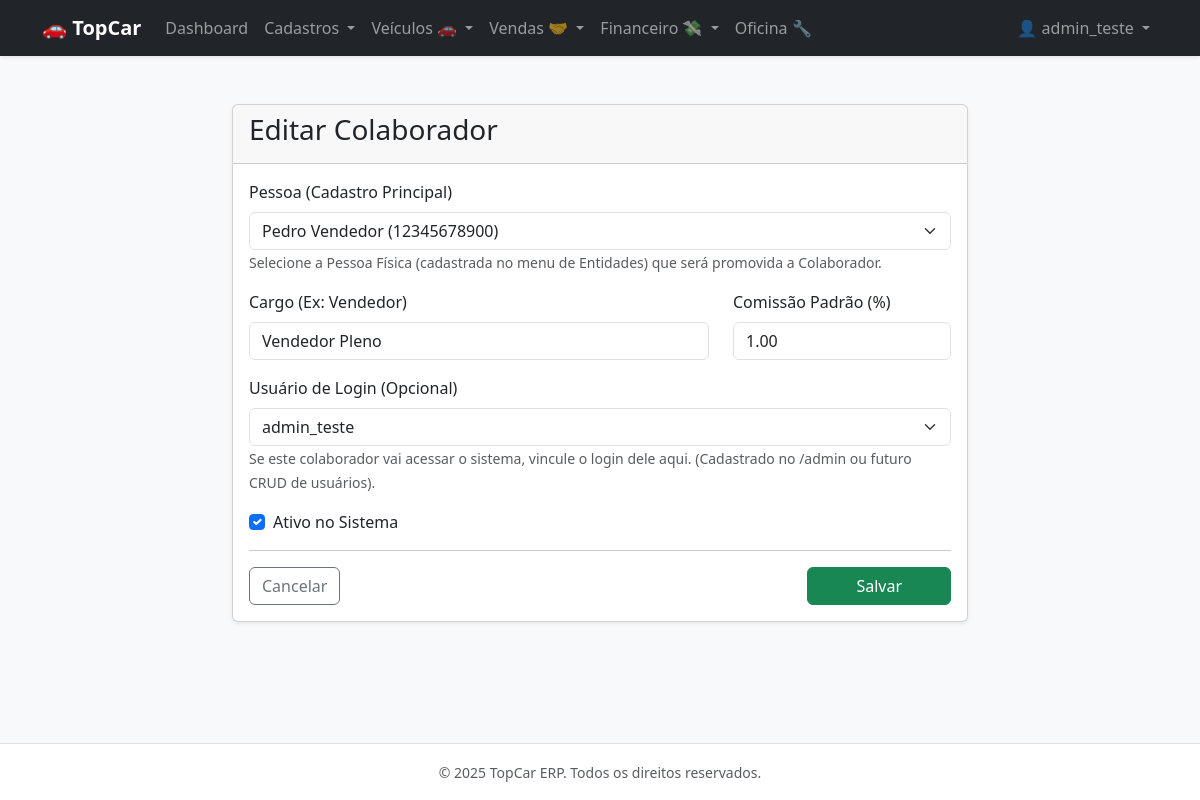
The app's page /employees/1/edit/ (signed in) with its own data.
### apps/core/models.py (models this page shows)
class CustomUser(AbstractUser):
    class Meta:
        verbose_name = 'Usuário do Sistema'
        verbose_name_plural = 'Usuários do Sistema'
    def __str__(self):
        return self.username

### apps/employees/models.py (models this page shows, shortened)
class Employee(TenantAwareModel):
    entidade = models.OneToOneField(
        Entity,
        on_delete=models.PROTECT, # Se apagar a entidade, bloqueia.
        related_name='colaborador_profile',
        verbose_name="Dados Pessoais (Entidade)"
    )
    usuario_sistema = models.OneToOneField(
        settings.AUTH_USER_MODEL,
        on_delete=models.SET_NULL,
        null=True,
        blank=True,
        related_name='funcionario_profile',
        verbose_name="Usuário de Acesso"
    )
    cargo = models.CharField(max_length=100)
    comissao_base_percentual = models.DecimalField(
        max_digits=5,
        decimal_places=2,
        default=0.00,
        verbose_name="Comissão Base (%)"
    )
    ativo = models.BooleanField(default=True)
    class Meta:
        verbose_name = 'Colaborador'
        verbose_name_plural = 'Colaboradores'

### apps/employees/views.py (the view)
# urls.py: path('<int:pk>/edit/', views.employee_update, name='employee_update'),
@login_required
def employee_update(request, pk):
    employee = get_object_or_404(Employee, pk=pk)
    if request.method == 'POST':
        form = EmployeeForm(request.POST, instance=employee)
        if form.is_valid():
            form.save()
            messages.success(request, f"Colaborador '{employee.entidade.nome_razao_social}' atualizado.")
            return redirect('employee_list')
    else:
        form = EmployeeForm(instance=employee)
    return render(request, 'employees/employee_form.html', {'form': form, 'action': 'Editar'})

### apps/parties/models.py (called while the page is built)
    def __str__(self):
        return f"{self.nome_razao_social} ({self.documento_principal})"

### templates/employees/employee_form.html (shortened to what this page needs)
{% extends 'base.html' %}
{% block content %}
<div class="row justify-content-center">
    <div class="col-md-8">
        <div class="card shadow-sm">
            <div class="card-header">
                <h3>{{ action }} Colaborador</h3>
            </div>
            <div class="card-body">
                <form method="post" autocomplete="off">
                    <div class="mb-3">
                        <label class="form-label">{{ form.entidade.label }}</label>
                        {{ form.entidade }}
                        <small class="text-muted">Selecione a Pessoa Física (cadastrada no menu de Entidades) que será promovida a Colaborador.</small>
                    </div>
                    <div class="row mb-3">
                        <div class="col-md-8">
                            <label class="form-label">{{ form.cargo.label }}</label>
                            {{ form.cargo }}
                        </div>
                        <div class="col-md-4">
                            <label class="form-label">{{ form.comissao_base_percentual.label }}</label>
                            {{ form.comissao_base_percentual }}
                        </div>
                    </div>
                    <div class="mb-3">
                        <label class="form-label">{{ form.usuario_sistema.label }}</label>
                        {{ form.usuario_sistema }}
                        <small class="text-muted">Se este colaborador vai acessar o sistema, vincule o login dele aqui. (Cadastrado no /admin ou futuro CRUD de usuários).</small>
                    </div>
                    <div class="mb-3 form-check">
                        {{ form.ativo }}
                        <label class="form-check-label" for="{{ form.ativo.id_for_label }}">{{ form.ativo.label }}</label>
                    </div>
                    <hr>
                    <div class="d-flex justify-content-between">
                        <a href="{% url 'employee_list' %}" class="btn btn-outline-secondary">Cancelar</a>
                        <button type="submit" class="btn btn-success px-5">Salvar</button>
                    </div>
                </form>
            </div>
        </div>
    </div>
</div>
{% endblock %}

### templates/base.html (shortened to what this page needs)
<!DOCTYPE html>
<html lang="pt-br">
<head>
    <link href="https://cdn.jsdelivr.net/npm/bootstrap@5.3.0/dist/css/bootstrap.min.css" rel="stylesheet">
</head>
<body class="bg-light d-flex flex-column min-vh-100">
    <nav class="navbar navbar-expand-lg navbar-dark bg-dark shadow-sm">
        <div class="container">
            <a class="navbar-brand fw-bold" href="{% url 'dashboard' %}">🚗 TopCar</a>
            <div class="collapse navbar-collapse" id="navbarNav">
                <ul class="navbar-nav me-auto">
                    {% if user.is_authenticated %}
                        <li class="nav-item">
                            <a class="nav-link" href="{% url 'dashboard' %}">Dashboard</a>
                        </li>
                        <li class="nav-item dropdown">
                            <a class="nav-link dropdown-toggle" href="#" role="button" data-bs-toggle="dropdown">
                                Cadastros
                            </a>
                        </li>
                        <li class="nav-item dropdown">
                            <a class="nav-link dropdown-toggle" href="#" role="button" data-bs-toggle="dropdown">
                                Veículos 🚗
                            </a>
                        </li>
                        <li class="nav-item dropdown">
                            <a class="nav-link dropdown-toggle" href="#" role="button" data-bs-toggle="dropdown">
                                Vendas 🤝
                            </a>
                        </li>
                        <li class="nav-item dropdown">
                            <a class="nav-link dropdown-toggle" href="#" role="button" data-bs-toggle="dropdown">
                                Financeiro 💸
                            </a>
                        </li>
                        <li class="nav-item">
                            <a class="nav-link" href="{% url 'maintenance_list' %}">Oficina 🔧</a>
                        </li>
                    {% endif %}
                </ul>
                <ul class="navbar-nav">
                    {% if user.is_authenticated %}
                        <li class="nav-item dropdown">
                            <a class="nav-link dropdown-toggle" href="#" role="button" data-bs-toggle="dropdown">
                                👤 {{ user.username }}
                            </a>
                        </li>
                    {% else %}
                        <li class="nav-item">
                            <a class="nav-link btn btn-primary text-white px-4" href="{% url 'login' %}">Entrar</a>
                        </li>
                    {% endif %}
                </ul>
            </div>
        </div>
    </nav>
    <main class="container my-4 flex-grow-1">
        {% block content %}
        {% endblock %}
    </main>
    <footer class="bg-white py-3 mt-auto border-top">
        <div class="container text-center text-muted">
            <small>&copy; 2025 TopCar ERP. Todos os direitos reservados.</small>
        </div>
    </footer>
</body>
</html>

### records on screen
CustomUser: username "admin_teste"
Employee: entidade "Pedro Vendedor (12345678900)", cargo "Vendedor Pleno", comissao_base_percentual "1.00", usuario_sistema "admin_teste", ativo "☑"

### other values on screen
{{ action }} "Editar"
